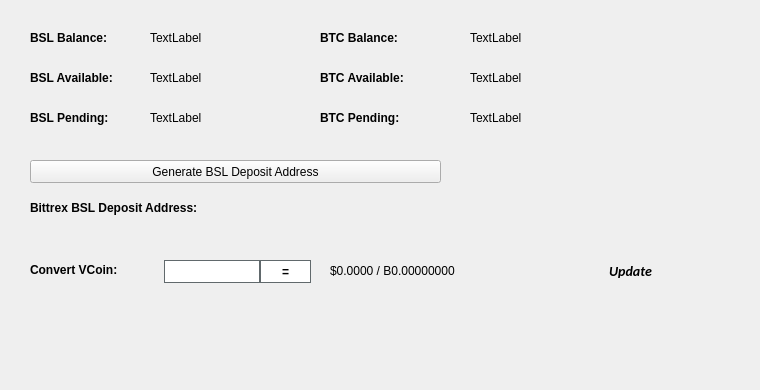
   <widget class="QWidget" name="BalanceTab">
    <attribute name="title">
     <string>Balance</string>
    </attribute>
    <widget class="QLabel" name="BitcoinBalanceLabel">
     <property name="geometry">
      <rect>
       <x>470</x>
       <y>30</y>
       <width>150</width>
       <height>16</height>
      </rect>
     </property>
     <property name="text">
      <string>TextLabel</string>
     </property>
    </widget>
    <widget class="QLabel" name="BSLBalanceLabel">
     <property name="geometry">
      <rect>
       <x>150</x>
       <y>30</y>
       <width>150</width>
       <height>16</height>
      </rect>
     </property>
     <property name="text">
      <string>TextLabel</string>
     </property>
    </widget>
    <widget class="QLabel" name="label_11">
     <property name="geometry">
      <rect>
       <x>30</x>
       <y>30</y>
       <width>101</width>
       <height>16</height>
      </rect>
     </property>
     <property name="font">
      <font>
       <weight>75</weight>
       <bold>true</bold>
      </font>
     </property>
     <property name="text">
      <string>BSL Balance:</string>
     </property>
    </widget>
    <widget class="QLabel" name="label_12">
     <property name="geometry">
      <rect>
       <x>320</x>
       <y>30</y>
       <width>101</width>
       <height>16</height>
      </rect>
     </property>
     <property name="font">
      <font>
       <weight>75</weight>
       <bold>true</bold>
      </font>
     </property>
     <property name="text">
      <string>BTC Balance:</string>
     </property>
    </widget>
    <widget class="QLabel" name="BSLAvailableLabel_2">
     <property name="geometry">
      <rect>
       <x>150</x>
       <y>70</y>
       <width>150</width>
       <height>16</height>
      </rect>
     </property>
     <property name="text">
      <string>TextLabel</string>
     </property>
    </widget>
    <widget class="QLabel" name="label_13">
     <property name="geometry">
      <rect>
       <x>30</x>
       <y>70</y>
       <width>111</width>
       <height>16</height>
      </rect>
     </property>
     <property name="font">
      <font>
       <weight>75</weight>
       <bold>true</bold>
      </font>
     </property>
     <property name="text">
      <string>BSL Available:</string>
     </property>
    </widget>
    <widget class="QLabel" name="label_14">
     <property name="geometry">
      <rect>
       <x>30</x>
       <y>110</y>
       <width>101</width>
       <height>16</height>
      </rect>
     </property>
     <property name="font">
      <font>
       <weight>75</weight>
       <bold>true</bold>
      </font>
     </property>
     <property name="text">
      <string>BSL Pending:</string>
     </property>
    </widget>
    <widget class="QLabel" name="BSLPendingLabel">
     <property name="geometry">
      <rect>
       <x>150</x>
       <y>110</y>
       <width>150</width>
       <height>16</height>
      </rect>
     </property>
     <property name="text">
      <string>TextLabel</string>
     </property>
    </widget>
    <widget class="QLabel" name="label_15">
     <property name="geometry">
      <rect>
       <x>320</x>
       <y>70</y>
       <width>111</width>
       <height>16</height>
      </rect>
     </property>
     <property name="font">
      <font>
       <weight>75</weight>
       <bold>true</bold>
      </font>
     </property>
     <property name="text">
      <string>BTC Available:</string>
     </property>
    </widget>
    <widget class="QLabel" name="BitcoinAvailableLabel">
     <property name="geometry">
      <rect>
       <x>470</x>
       <y>70</y>
       <width>150</width>
       <height>16</height>
      </rect>
     </property>
     <property name="text">
      <string>TextLabel</string>
     </property>
    </widget>
    <widget class="QLabel" name="label_31">
     <property name="geometry">
      <rect>
       <x>320</x>
       <y>110</y>
       <width>111</width>
       <height>16</height>
      </rect>
     </property>
     <property name="font">
      <font>
       <weight>75</weight>
       <bold>true</bold>
      </font>
     </property>
     <property name="text">
      <string>BTC Pending:</string>
     </property>
    </widget>
    <widget class="QLabel" name="BitcoinPendingLabel">
     <property name="geometry">
      <rect>
       <x>470</x>
       <y>110</y>
       <width>150</width>
       <height>16</height>
      </rect>
     </property>
     <property name="text">
      <string>TextLabel</string>
     </property>
    </widget>
    <widget class="QLabel" name="label_33">
     <property name="geometry">
      <rect>
       <x>30</x>
       <y>200</y>
       <width>221</width>
       <height>16</height>
      </rect>
     </property>
     <property name="font">
      <font>
       <weight>75</weight>
       <bold>true</bold>
      </font>
     </property>
     <property name="text">
      <string>Bittrex BSL Deposit Address:</string>
     </property>
    </widget>
    <widget class="QPushButton" name="GenDepositBTN">
     <property name="geometry">
      <rect>
       <x>30</x>
       <y>160</y>
       <width>411</width>
       <height>23</height>
      </rect>
     </property>
     <property name="text">
      <string>Generate BSL Deposit Address</string>
     </property>
     <property name="icon">
      <iconset resource="../bitsolo.qrc">
       <normaloff>:/icons/bitcoin</normaloff>:/icons/bitcoin</iconset>
     </property>
    </widget>
    <widget class="QLabel" name="DepositAddressLabel">
     <property name="geometry">
      <rect>
       <x>200</x>
       <y>200</y>
       <width>261</width>
       <height>16</height>
      </rect>
     </property>
     <property name="palette">
      <palette>
       <active>
        <colorrole role="WindowText">
         <brush brushstyle="SolidPattern">
          <color alpha="255">
           <red>0</red>
           <green>0</green>
           <blue>0</blue>
          </color>
         </brush>
        </colorrole>
        <colorrole role="Text">
         <brush brushstyle="SolidPattern">
          <color alpha="255">
           <red>0</red>
           <green>0</green>
           <blue>255</blue>
          </color>
         </brush>
        </colorrole>
       </active>
       <inactive>
        <colorrole role="WindowText">
         <brush brushstyle="SolidPattern">
          <color alpha="255">
           <red>0</red>
           <green>0</green>
           <blue>0</blue>
          </color>
         </brush>
        </colorrole>
        <colorrole role="Text">
         <brush brushstyle="SolidPattern">
          <color alpha="255">
           <red>0</red>
           <green>0</green>
           <blue>255</blue>
          </color>
         </brush>
        </colorrole>
       </inactive>
       <disabled>
        <colorrole role="WindowText">
         <brush brushstyle="SolidPattern">
          <color alpha="255">
           <red>120</red>
           <green>120</green>
           <blue>120</blue>
          </color>
         </brush>
        </colorrole>
        <colorrole role="Text">
         <brush brushstyle="SolidPattern">
          <color alpha="255">
           <red>120</red>
           <green>120</green>
           <blue>120</blue>
          </color>
         </brush>
        </colorrole>
       </disabled>
      </palette>
     </property>
     <property name="font">
      <font>
       <weight>75</weight>
       <bold>true</bold>
      </font>
     </property>
     <property name="text">
      <string/>
     </property>
     <property name="alignment">
      <set>Qt::AlignRight|Qt::AlignTrailing|Qt::AlignVCenter</set>
     </property>
     <property name="textInteractionFlags">
      <set>Qt::LinksAccessibleByMouse|Qt::TextSelectableByKeyboard|Qt::TextSelectableByMouse</set>
     </property>
    </widget>
    <widget class="QLabel" name="label_8">
     <property name="geometry">
      <rect>
       <x>460</x>
       <y>300</y>
       <width>281</width>
       <height>81</height>
      </rect>
     </property>
     <property name="text">
      <string/>
     </property>
     <property name="pixmap">
      <pixmap>:/images/bittrex</pixmap>
     </property>
    </widget>
    <widget class="QWidget" name="widgetConversion" native="true">
     <property name="geometry">
      <rect>
       <x>0</x>
       <y>250</y>
       <width>751</width>
       <height>43</height>
      </rect>
     </property>
     <property name="minimumSize">
      <size>
       <width>0</width>
       <height>43</height>
      </size>
     </property>
     <property name="styleSheet">
      <string notr="true"/>
     </property>
     <widget class="QPushButton" name="btnUpdateMarketData">
      <property name="geometry">
       <rect>
        <x>575</x>
        <y>0</y>
        <width>111</width>
        <height>41</height>
       </rect>
      </property>
      <property name="sizePolicy">
       <sizepolicy hsizetype="Expanding" vsizetype="Expanding">
        <horstretch>0</horstretch>
        <verstretch>0</verstretch>
       </sizepolicy>
      </property>
      <property name="font">
       <font>
        <family>calibri</family>
        <pointsize>-1</pointsize>
        <weight>75</weight>
        <italic>true</italic>
        <bold>true</bold>
       </font>
      </property>
      <property name="styleSheet">
       <string notr="true">margin:0px;text-align:center;padding:2px;border-radius:3px;font-style:italic;width:100px;font-size:14px;font-family:calibri;font-weight:600;</string>
      </property>
      <property name="text">
       <string>Update</string>
      </property>
      <property name="iconSize">
       <size>
        <width>150</width>
        <height>35</height>
       </size>
      </property>
      <property name="autoDefault">
       <bool>true</bool>
      </property>
      <property name="default">
       <bool>true</bool>
      </property>
     </widget>
     <widget class="QLabel" name="lblConvertVCoin">
      <property name="geometry">
       <rect>
        <x>30</x>
        <y>10</y>
        <width>131</width>
        <height>20</height>
       </rect>
      </property>
      <property name="styleSheet">
       <string notr="true"/>
      </property>
      <property name="text">
       <string>&lt;html&gt;&lt;head/&gt;&lt;body&gt;&lt;p&gt;&lt;span style=&quot; font-weight:600;&quot;&gt;Convert VCoin:&lt;/span&gt;&lt;/p&gt;&lt;/body&gt;&lt;/html&gt;</string>
      </property>
     </widget>
     <widget class="QLineEdit" name="txtConvertVCoinQty">
      <property name="geometry">
       <rect>
        <x>160</x>
        <y>10</y>
        <width>100</width>
        <height>23</height>
       </rect>
      </property>
      <property name="minimumSize">
       <size>
        <width>100</width>
        <height>23</height>
       </size>
      </property>
      <property name="maximumSize">
       <size>
        <width>100</width>
        <height>16777215</height>
       </size>
      </property>
      <property name="styleSheet">
       <string notr="true">border: 1px solid #61696c;margin-left:4px;</string>
      </property>
     </widget>
     <widget class="QPushButton" name="btnConvertBSL">
      <property name="geometry">
       <rect>
        <x>260</x>
        <y>10</y>
        <width>51</width>
        <height>23</height>
       </rect>
      </property>
      <property name="minimumSize">
       <size>
        <width>0</width>
        <height>23</height>
       </size>
      </property>
      <property name="styleSheet">
       <string notr="true">border:1px solid #61696c;background:white;font-weight:600;</string>
      </property>
      <property name="text">
       <string>=</string>
      </property>
     </widget>
     <widget class="QLabel" name="lblConvertVCoinResults">
      <property name="geometry">
       <rect>
        <x>330</x>
        <y>0</y>
        <width>201</width>
        <height>41</height>
       </rect>
      </property>
      <property name="styleSheet">
       <string notr="true"/>
      </property>
      <property name="text">
       <string>$0.0000 / B0.00000000</string>
      </property>
     </widget>
     <widget class="QLabel" name="iconOverviewUpdateWait">
      <property name="geometry">
       <rect>
        <x>670</x>
        <y>10</y>
        <width>24</width>
        <height>24</height>
       </rect>
      </property>
      <property name="text">
       <string/>
      </property>
      <property name="pixmap">
       <pixmap resource="../bitsolo.qrc">:/icons/transaction_1</pixmap>
      </property>
      <property name="scaledContents">
       <bool>true</bool>
      </property>
      <property name="alignment">
       <set>Qt::AlignCenter</set>
      </property>
     </widget>
    </widget>
   </widget>
